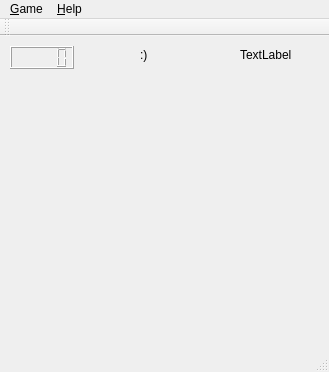
<?xml version="1.0" encoding="UTF-8"?>
<ui version="4.0">
 <class>MainWindow</class>
 <widget class="QMainWindow" name="MainWindow">
  <property name="geometry">
   <rect>
    <x>0</x>
    <y>0</y>
    <width>329</width>
    <height>372</height>
   </rect>
  </property>
  <property name="windowTitle">
   <string>MineSweeper</string>
  </property>
  <property name="styleSheet">
   <string notr="true">QPushButton{
	border: 1px solid black;
}</string>
  </property>
  <widget class="QWidget" name="centralWidget">
   <widget class="QLCDNumber" name="lcdNumber">
    <property name="geometry">
     <rect>
      <x>10</x>
      <y>10</y>
      <width>64</width>
      <height>23</height>
     </rect>
    </property>
   </widget>
   <widget class="QLabel" name="label">
    <property name="geometry">
     <rect>
      <x>140</x>
      <y>10</y>
      <width>62</width>
      <height>17</height>
     </rect>
    </property>
    <property name="text">
     <string>:)</string>
    </property>
   </widget>
   <widget class="QWidget" name="gridLayoutWidget">
    <property name="geometry">
     <rect>
      <x>10</x>
      <y>40</y>
      <width>310</width>
      <height>272</height>
     </rect>
    </property>
    <layout class="QGridLayout" name="mineContainer" rowstretch="0" columnstretch="0">
     <property name="spacing">
      <number>0</number>
     </property>
    </layout>
   </widget>
   <widget class="QLabel" name="timerLabel">
    <property name="geometry">
     <rect>
      <x>240</x>
      <y>10</y>
      <width>67</width>
      <height>17</height>
     </rect>
    </property>
    <property name="text">
     <string>TextLabel</string>
    </property>
   </widget>
  </widget>
  <widget class="QMenuBar" name="menuBar">
   <property name="geometry">
    <rect>
     <x>0</x>
     <y>0</y>
     <width>329</width>
     <height>25</height>
    </rect>
   </property>
   <widget class="QMenu" name="menu_File">
    <property name="title">
     <string>&amp;Game</string>
    </property>
    <addaction name="action_Exit"/>
   </widget>
   <widget class="QMenu" name="menu_Help">
    <property name="title">
     <string>&amp;Help</string>
    </property>
    <addaction name="actionHelp"/>
    <addaction name="actionAbout"/>
   </widget>
   <addaction name="menu_File"/>
   <addaction name="menu_Help"/>
  </widget>
  <widget class="QToolBar" name="mainToolBar">
   <attribute name="toolBarArea">
    <enum>TopToolBarArea</enum>
   </attribute>
   <attribute name="toolBarBreak">
    <bool>false</bool>
   </attribute>
  </widget>
  <widget class="QStatusBar" name="statusBar"/>
  <action name="action_Game">
   <property name="text">
    <string>&amp;Game</string>
   </property>
  </action>
  <action name="action_Exit">
   <property name="text">
    <string>Exit</string>
   </property>
  </action>
  <action name="actionHelp">
   <property name="text">
    <string>Help</string>
   </property>
  </action>
  <action name="actionAbout">
   <property name="text">
    <string>About</string>
   </property>
  </action>
 </widget>
 <layoutdefault spacing="6" margin="11"/>
 <resources/>
 <connections>
  <connection>
   <sender>action_Exit</sender>
   <signal>activated()</signal>
   <receiver>MainWindow</receiver>
   <slot>close()</slot>
   <hints>
    <hint type="sourcelabel">
     <x>-1</x>
     <y>-1</y>
    </hint>
    <hint type="destinationlabel">
     <x>299</x>
     <y>199</y>
    </hint>
   </hints>
  </connection>
 </connections>
</ui>
